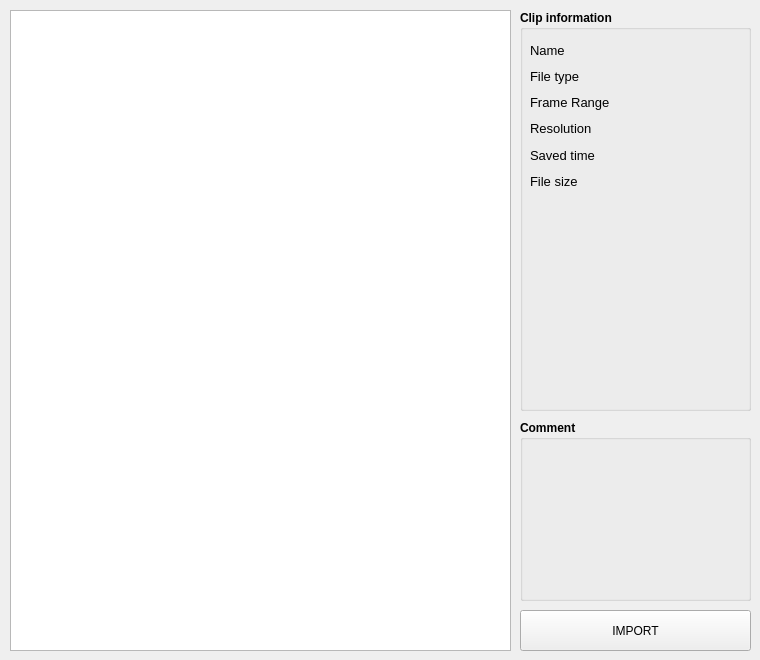
        <widget class="QWidget" name="tab_clip">
         <attribute name="title">
          <string>CLIP</string>
         </attribute>
         <widget class="QGroupBox" name="groupBox_asset_file_info_2">
          <property name="geometry">
           <rect>
            <x>520</x>
            <y>10</y>
            <width>231</width>
            <height>401</height>
           </rect>
          </property>
          <property name="font">
           <font>
            <bold>true</bold>
            <underline>false</underline>
            <strikeout>false</strikeout>
           </font>
          </property>
          <property name="title">
           <string>Clip information</string>
          </property>
          <property name="flat">
           <bool>false</bool>
          </property>
          <property name="checkable">
           <bool>false</bool>
          </property>
          <widget class="QWidget" name="verticalLayoutWidget_13">
           <property name="geometry">
            <rect>
             <x>10</x>
             <y>30</y>
             <width>80</width>
             <height>151</height>
            </rect>
           </property>
           <layout class="QVBoxLayout" name="verticalLayout_15">
            <item>
             <widget class="QLabel" name="label_51">
              <property name="font">
               <font>
                <pointsize>10</pointsize>
                <bold>false</bold>
                <underline>false</underline>
                <strikeout>false</strikeout>
               </font>
              </property>
              <property name="text">
               <string>Name</string>
              </property>
             </widget>
            </item>
            <item>
             <widget class="QLabel" name="label_52">
              <property name="font">
               <font>
                <pointsize>10</pointsize>
                <bold>false</bold>
                <underline>false</underline>
                <strikeout>false</strikeout>
               </font>
              </property>
              <property name="text">
               <string>File type</string>
              </property>
             </widget>
            </item>
            <item>
             <widget class="QLabel" name="label_53">
              <property name="font">
               <font>
                <pointsize>10</pointsize>
                <bold>false</bold>
                <underline>false</underline>
                <strikeout>false</strikeout>
               </font>
              </property>
              <property name="text">
               <string>Frame Range </string>
              </property>
             </widget>
            </item>
            <item>
             <widget class="QLabel" name="label_54">
              <property name="font">
               <font>
                <pointsize>10</pointsize>
                <bold>false</bold>
                <underline>false</underline>
                <strikeout>false</strikeout>
               </font>
              </property>
              <property name="text">
               <string>Resolution</string>
              </property>
             </widget>
            </item>
            <item>
             <widget class="QLabel" name="label_55">
              <property name="font">
               <font>
                <pointsize>10</pointsize>
                <bold>false</bold>
                <underline>false</underline>
                <strikeout>false</strikeout>
               </font>
              </property>
              <property name="text">
               <string>Saved time</string>
              </property>
             </widget>
            </item>
            <item>
             <widget class="QLabel" name="label_56">
              <property name="font">
               <font>
                <pointsize>10</pointsize>
                <bold>false</bold>
                <underline>false</underline>
                <strikeout>false</strikeout>
               </font>
              </property>
              <property name="text">
               <string>File size</string>
              </property>
             </widget>
            </item>
           </layout>
          </widget>
          <widget class="QWidget" name="verticalLayoutWidget_14">
           <property name="geometry">
            <rect>
             <x>100</x>
             <y>30</y>
             <width>121</width>
             <height>151</height>
            </rect>
           </property>
           <layout class="QVBoxLayout" name="verticalLayout_16">
            <item>
             <widget class="QLabel" name="label_clip_filename">
              <property name="font">
               <font>
                <pointsize>10</pointsize>
                <bold>false</bold>
                <underline>false</underline>
                <strikeout>false</strikeout>
               </font>
              </property>
              <property name="text">
               <string/>
              </property>
             </widget>
            </item>
            <item>
             <widget class="QLabel" name="label_clip_filetype">
              <property name="font">
               <font>
                <pointsize>10</pointsize>
                <bold>false</bold>
                <underline>false</underline>
                <strikeout>false</strikeout>
               </font>
              </property>
              <property name="text">
               <string/>
              </property>
             </widget>
            </item>
            <item>
             <widget class="QLabel" name="label_clip_framerange">
              <property name="font">
               <font>
                <pointsize>10</pointsize>
                <bold>false</bold>
                <underline>false</underline>
                <strikeout>false</strikeout>
               </font>
              </property>
              <property name="text">
               <string/>
              </property>
             </widget>
            </item>
            <item>
             <widget class="QLabel" name="label_clip_resolution">
              <property name="font">
               <font>
                <pointsize>10</pointsize>
                <bold>false</bold>
                <underline>false</underline>
                <strikeout>false</strikeout>
               </font>
              </property>
              <property name="text">
               <string/>
              </property>
             </widget>
            </item>
            <item>
             <widget class="QLabel" name="label_clip_savedtime">
              <property name="font">
               <font>
                <pointsize>10</pointsize>
                <bold>false</bold>
                <underline>false</underline>
                <strikeout>false</strikeout>
               </font>
              </property>
              <property name="text">
               <string/>
              </property>
             </widget>
            </item>
            <item>
             <widget class="QLabel" name="label_clip_filesize">
              <property name="font">
               <font>
                <pointsize>10</pointsize>
                <bold>false</bold>
                <underline>false</underline>
                <strikeout>false</strikeout>
               </font>
              </property>
              <property name="text">
               <string/>
              </property>
             </widget>
            </item>
           </layout>
          </widget>
         </widget>
         <widget class="QPushButton" name="pushButton_clip_nuke">
          <property name="geometry">
           <rect>
            <x>520</x>
            <y>610</y>
            <width>231</width>
            <height>41</height>
           </rect>
          </property>
          <property name="text">
           <string>IMPORT</string>
          </property>
         </widget>
         <widget class="QGroupBox" name="groupBox_clip_comment">
          <property name="geometry">
           <rect>
            <x>520</x>
            <y>420</y>
            <width>231</width>
            <height>181</height>
           </rect>
          </property>
          <property name="font">
           <font>
            <bold>true</bold>
            <underline>false</underline>
            <strikeout>false</strikeout>
           </font>
          </property>
          <property name="title">
           <string>Comment</string>
          </property>
          <property name="flat">
           <bool>false</bool>
          </property>
          <property name="checkable">
           <bool>false</bool>
          </property>
          <widget class="QLabel" name="label_clip_comment">
           <property name="geometry">
            <rect>
             <x>10</x>
             <y>30</y>
             <width>211</width>
             <height>141</height>
            </rect>
           </property>
           <property name="font">
            <font>
             <bold>false</bold>
             <underline>false</underline>
             <strikeout>false</strikeout>
            </font>
           </property>
           <property name="text">
            <string/>
           </property>
          </widget>
         </widget>
         <widget class="QTableWidget" name="tableWidget_clip_files">
          <property name="geometry">
           <rect>
            <x>10</x>
            <y>10</y>
            <width>501</width>
            <height>641</height>
           </rect>
          </property>
         </widget>
        </widget>
